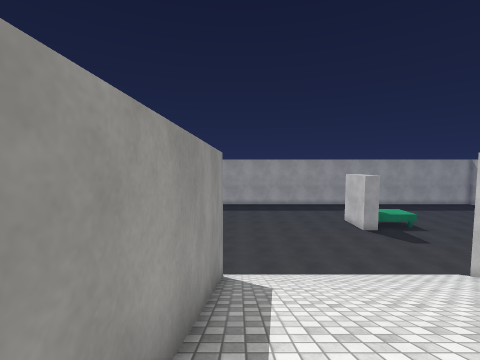
[1] (above)

23 first-person views from a walk through a 3-D level made in the Unity game engine. The camera is 1.2 m above the floor, tilts 4° down and sees 90° across. The floor is counted in squares, 1 m on a side. Each view is taken from the middle of a square. On the plan, view 1 faces up. The plan holds only what a view shows up to about 12 squares ahead; the rest is blank. The place goes on beyond the plan. Some animated figures are left out. Surface patterns are stand-ins for the level's own textures.

[2]
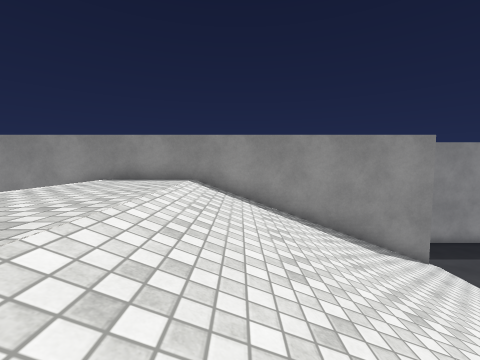

[3]
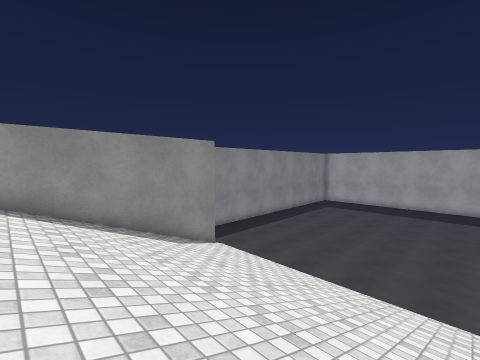

[4]
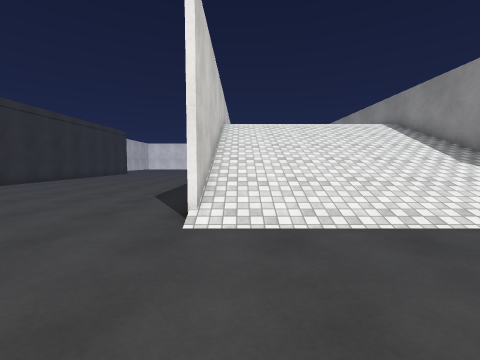

[5]
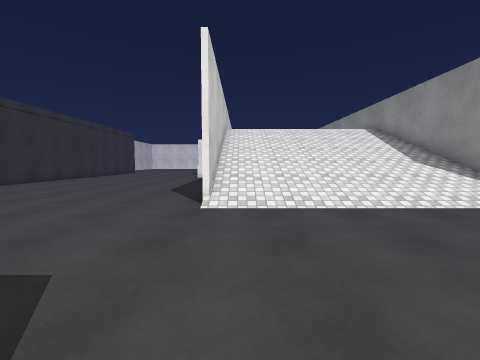

[6]
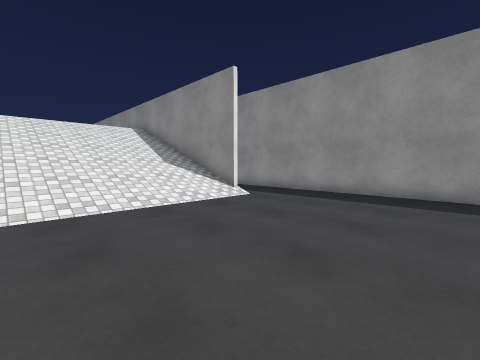

[7]
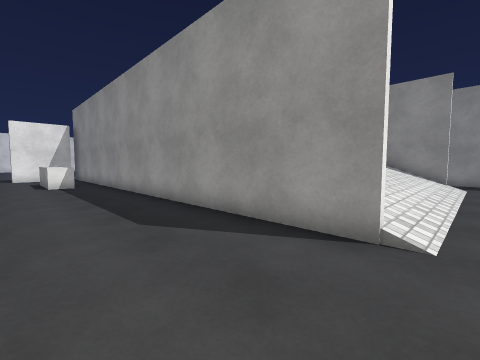

[8]
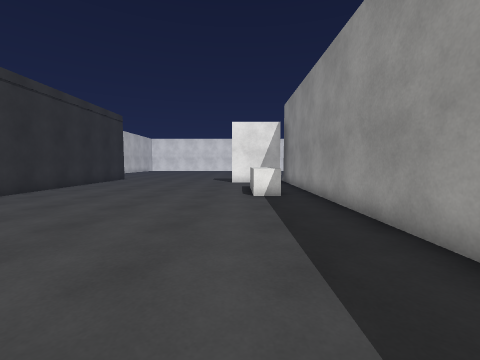

[9]
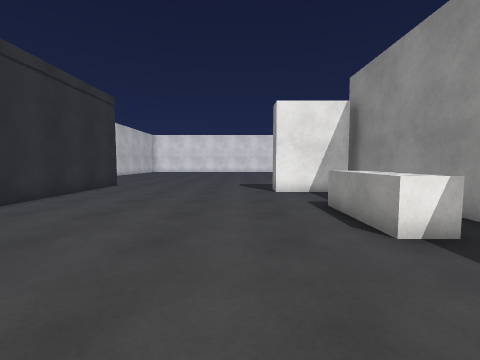

[10]
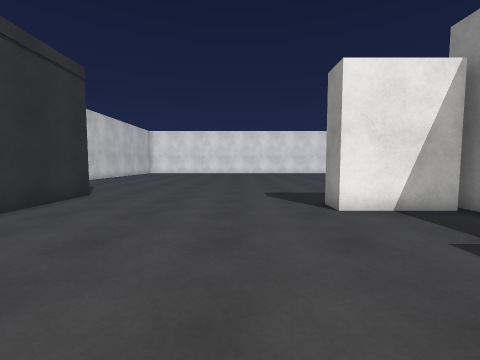

[11]
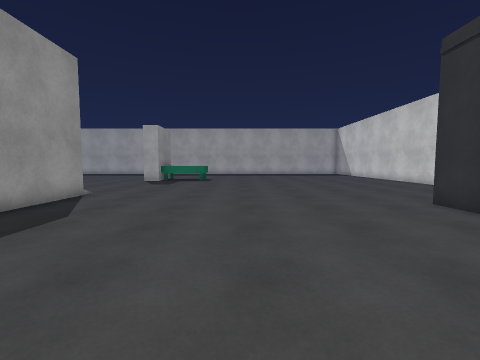

[12]
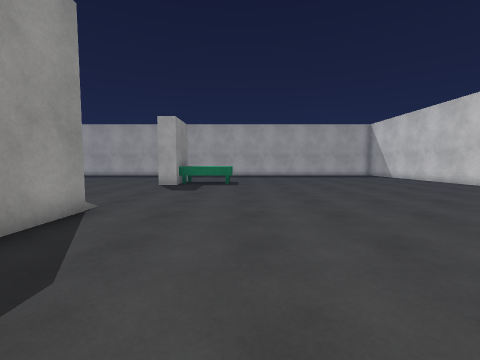

[13]
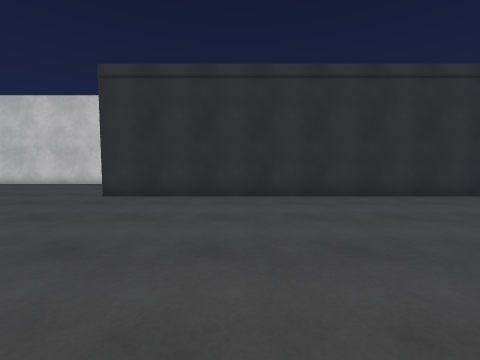

[14]
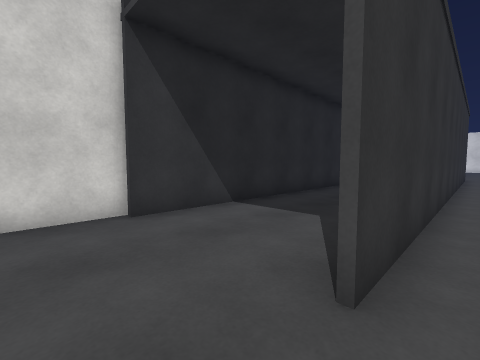

[15]
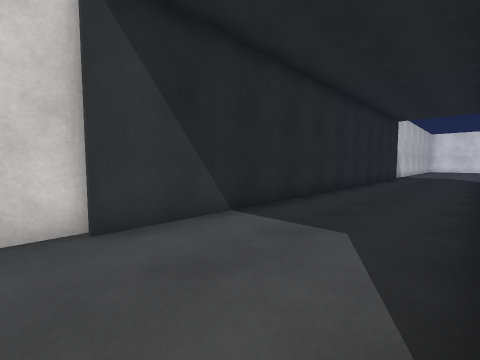

[16]
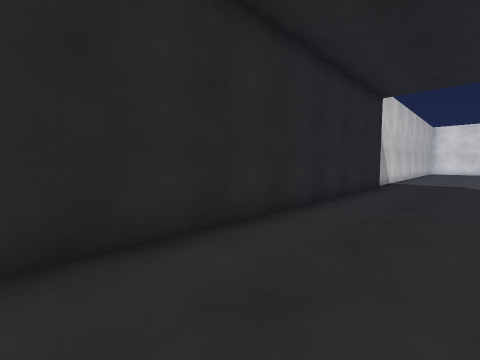

[17]
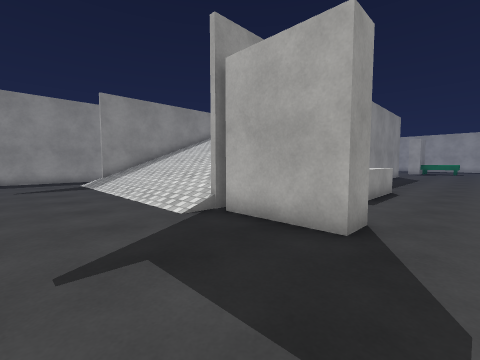

[18]
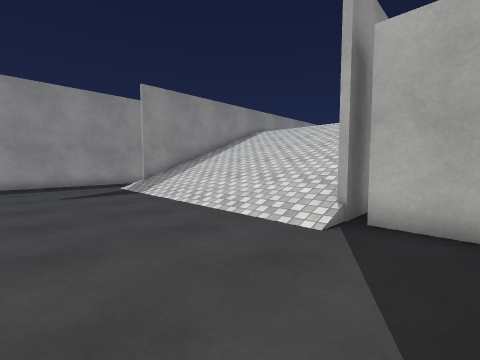

[19]
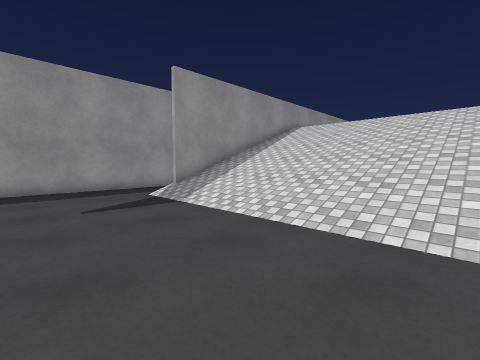

[20]
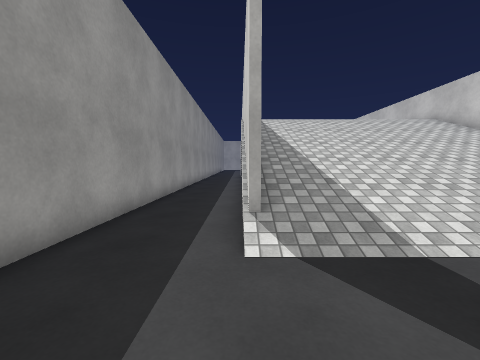

[21]
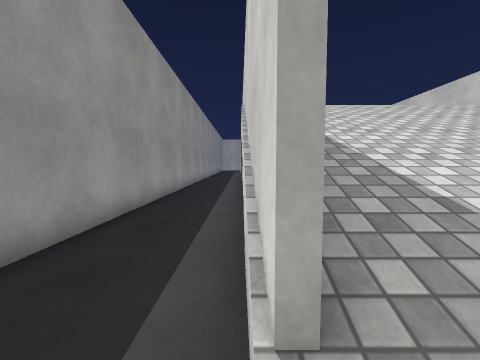

[22]
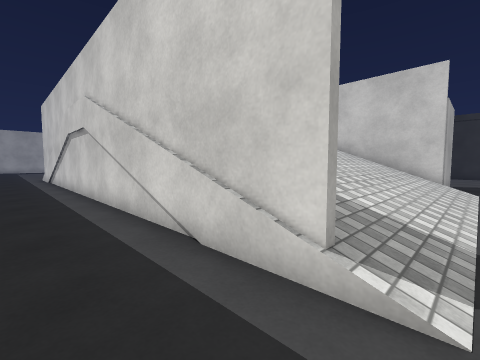

[23]
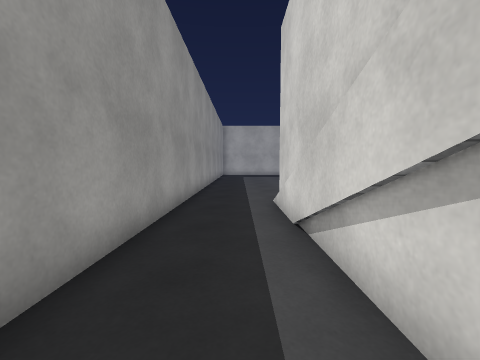

### Floor plan
Key: @ floor where view 1 was taken; # wall or solid block; . main floor; : floor 3.5 m higher than the main floor; / step, stairs or slope; ^ raised ledge.
Columns run from 4 left of view 1 to 26 right of it. Each row starts with its distance up from view 1.
 16 #............
 15 #............................
 14 #............................
 13 #............................
 12 #............................
 11 #............................
 10 #............................
  9 #..#/////////#................#
  8 #..#/////////#................#
  7 #..#/////////#...........#....#
  6 #..#/////////#...........#....#
  5 #..#/////////#...........#....#
  4 #..#/////////#...........#....#
  3  ..#/////////#...........#....#
  2  ..#/////////#...........#....#
  1  ..#//////// #...........#....#
  0 #..#@::::::: #...........#....#
 -1 #..#::::::   #...........#....#
 -2 #..#:::::    #...........#....#
 -3 #..#/////////#...........#....#
 -4 #..#/////////#.^.........#....#
 -5 #..#/////////#.^.........#....#
 -6 #..#/////////#.^.........#....#
 -7 #..#/////////# ^.........#....#
 -8 #..#/////////# ..........#....#
 -9 #..#/////////#...........#....#
-10 #..#/////////####........#....#
-11 #..//////////####........#....#
-12 #........................#....#
-13 #.............................#
-14 #.............................
-15 #............................
-16 #...........................

Positions as (right, up) in squares from view 1, and headings:
1: (0, 0), facing up
2: (8, 2), facing left
3: (8, 2), facing up-left
4: (8, 14), facing down
5: (8, 16), facing down
6: (6, 16), facing down-left
7: (13, 10), facing down-left
8: (12, 5), facing down
9: (14, 0), facing down
10: (15, -4), facing down
11: (15, 0), facing up
12: (13, 3), facing up
13: (12, 2), facing right
14: (20, 9), facing down-right
15: (21, 8), facing down-right
16: (22, 0), facing down-right
17: (14, -15), facing up-left
18: (11, -16), facing up-left
19: (8, -16), facing up-left
20: (-1, -15), facing up
21: (-1, -12), facing up
22: (-3, -12), facing up-right
23: (-2, 2), facing up
